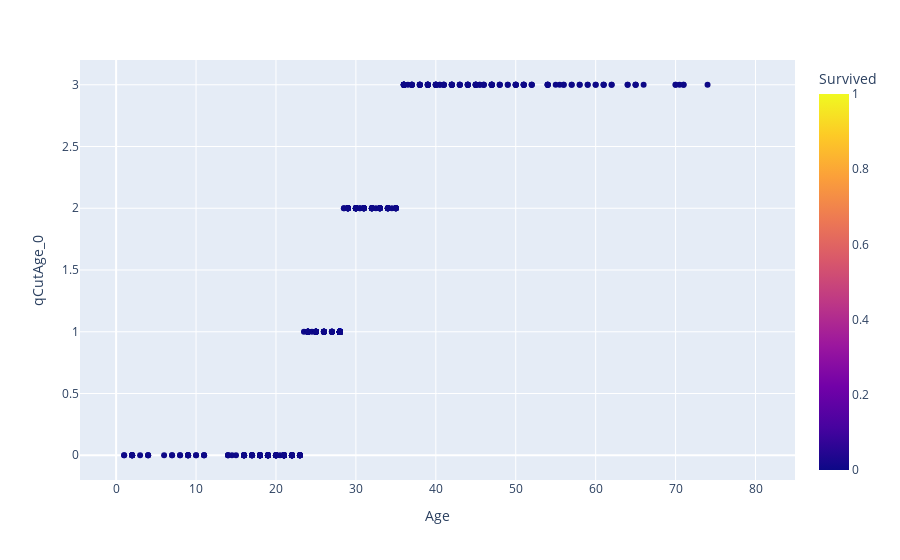

Here is the notebook cell this chart was saved with:
### Code cell
df['qCutAge_0'] = pd.qcut(df.Age.loc[df.Survived == 0], q=4, labels=False )
fig = px.scatter(df, y='qCutAge_0', x='Age', color='Survived')
fig.show();

### Figure 1 — Plotly figure (JSON) as saved in the notebook; plotly's stock layout.template omitted (floating-point values rounded to 4 significant figures; data arrays with more than 128 entries replaced by an {"elided": "..."} marker saying what was removed)
{"data": [{"hovertemplate": "Age=%{x}<br>qCutAge_0=%{y}<br>Survived=%{marker.color}<extra></extra>", "legendgroup": "", "marker": {"color": {"elided": "891 int values"}, "coloraxis": "coloraxis", "symbol": "circle"}, "mode": "markers", "name": "", "orientation": "v", "showlegend": false, "type": "scatter", "x": {"elided": "891 float values"}, "xaxis": "x", "y": {"elided": "891 int values"}, "yaxis": "y"}], "layout": {"coloraxis": {"colorbar": {"title": {"text": "Survived"}}, "colorscale": [[0, "#0d0887"], [0.1111, "#46039f"], [0.2222, "#7201a8"], [0.3333, "#9c179e"], [0.4444, "#bd3786"], [0.5556, "#d8576b"], [0.6667, "#ed7953"], [0.7778, "#fb9f3a"], [0.8889, "#fdca26"], [1, "#f0f921"]]}, "legend": {"tracegroupgap": 0}, "margin": {"t": 60}, "xaxis": {"anchor": "y", "domain": [0, 1], "title": {"text": "Age"}}, "yaxis": {"anchor": "x", "domain": [0, 1], "title": {"text": "qCutAge_0"}}}}
